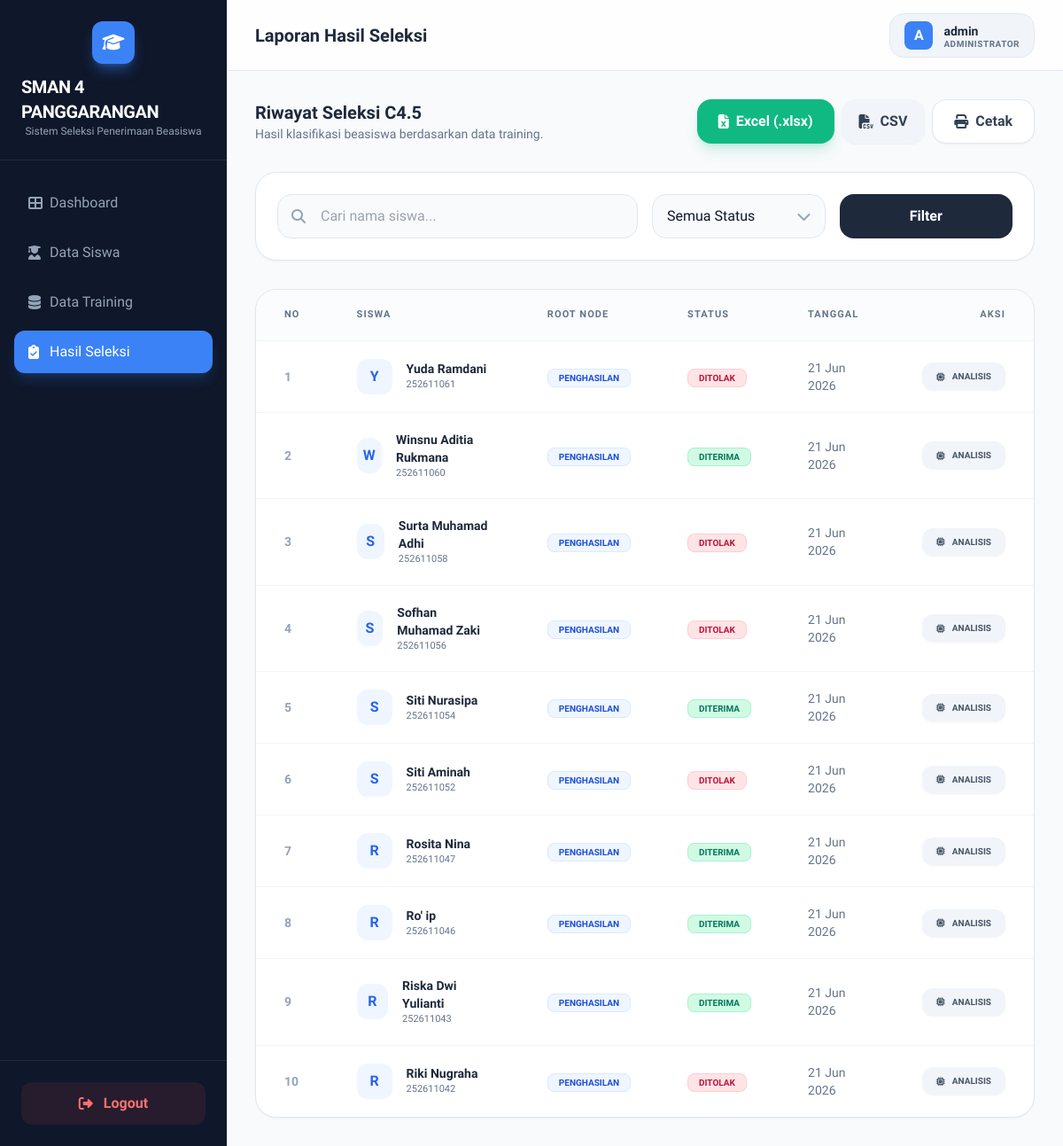
Before: /hasil/ (signed in) with the older database file.
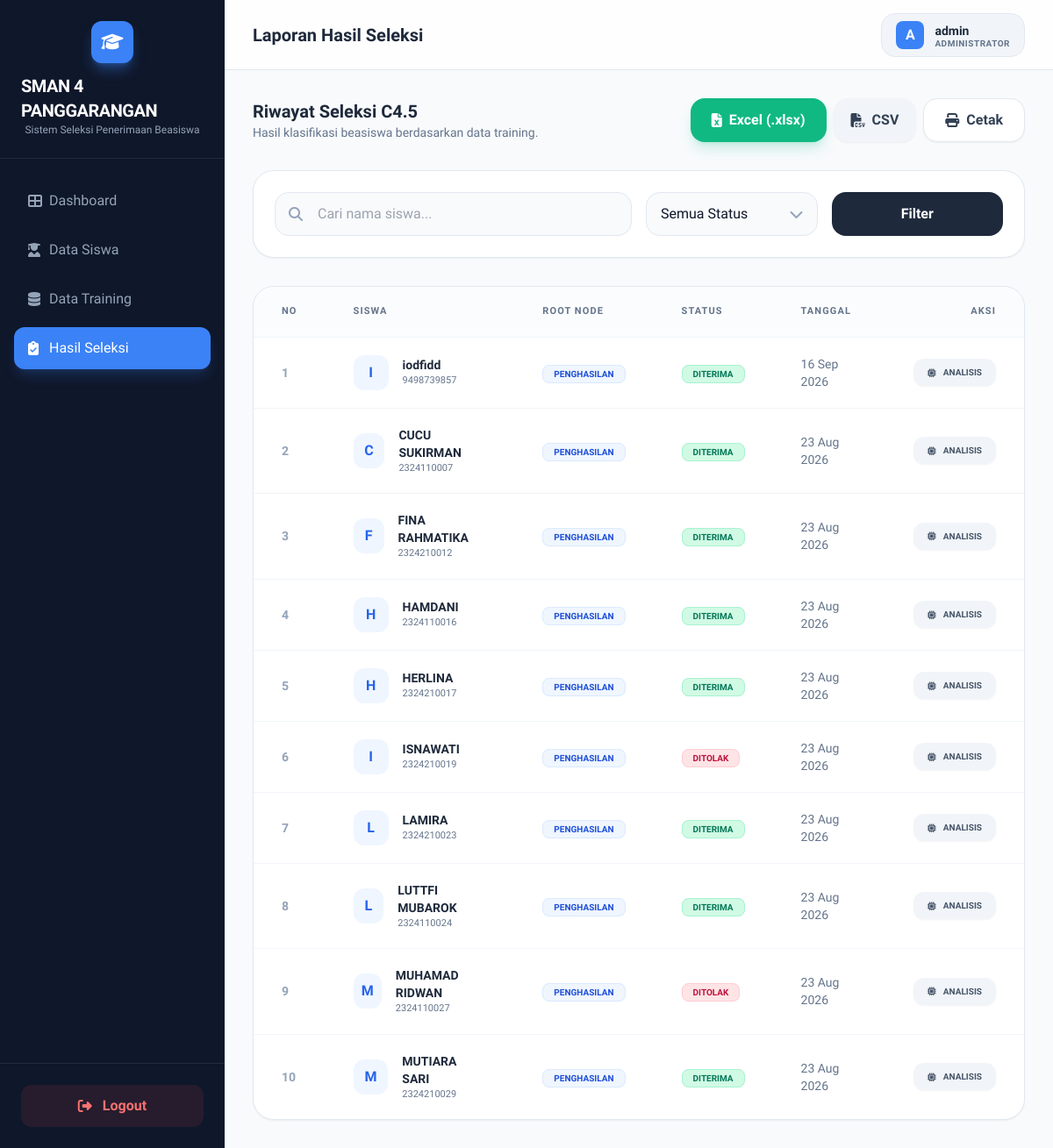
After: the same page with the newer database file.
### beasiswa/models.py (models this page shows, shortened)
class HasilSeleksi(models.Model):
    STATUS_CHOICES = [
        ('Diterima', 'Diterima'),
        ('Ditolak', 'Ditolak'),
    ]
    penilaian = models.OneToOneField(
        PenilaianBeasiswa,
        on_delete=models.CASCADE,
        related_name='hasil_seleksi',
        verbose_name="Penilaian"
    )
    status_seleksi  = models.CharField(max_length=15, choices=STATUS_CHOICES, verbose_name="Status Seleksi")
    entropy_awal    = models.FloatField(verbose_name="Entropy Awal (S)")
    root_node       = models.CharField(max_length=50, verbose_name="Root Node Terpilih")
    rules_json      = models.TextField(verbose_name="Rules Keputusan (JSON)")  # Disimpan sebagai JSON string
    gain_info_json  = models.TextField(verbose_name="Gain per Atribut (JSON)")  # Ringkasan gain tiap atribut
    tanggal_seleksi = models.DateTimeField(default=timezone.now, verbose_name="Tanggal Seleksi")
    keterangan      = models.TextField(blank=True, verbose_name="Keterangan Tambahan")
    class Meta:
        verbose_name        = "Hasil Seleksi"
        verbose_name_plural = "Hasil Seleksi"
        ordering            = ['-tanggal_seleksi']

class PenilaianBeasiswa(models.Model):
    TINGKAT_NILAI_CHOICES = [
        ('Tinggi', 'Tinggi'),
        ('Sedang', 'Sedang'),
        ('Rendah', 'Rendah'),
    ]
    TINGKAT_PRESTASI_CHOICES = [
        ('Tinggi', 'Tinggi (Juara Nasional/Provinsi)'),
        ('Sedang', 'Sedang (Juara Kabupaten/Kota)'),
        ('Rendah', 'Rendah (Tidak Berprestasi)'),
    ]
    KEAKTIFAN_ORG_CHOICES = [
        ('Aktif', 'Aktif'),
        ('Cukup', 'Cukup Aktif'),
        ('Tidak', 'Tidak Aktif'),
    ]
    PENGHASILAN_CHOICES = [
        ('Rendah', 'Rendah (< Rp 2.000.000)'),
        ('Sedang', 'Sedang (Rp 2.000.000 - 4.000.000)'),
        ('Tinggi', 'Tinggi (> Rp 4.000.000)'),
    ]
    STATUS_RUMAH_CHOICES = [
        ('Milik Sendiri', 'Milik Sendiri'),
        ('Sewa', 'Sewa/Kontrak'),
        ('Menumpang', 'Menumpang'),
    ]
    JARAK_RUMAH_CHOICES = [
        ('Dekat', 'Dekat (< 5 km)'),
        ('Sedang', 'Sedang (5 - 15 km)'),
        ('Jauh', 'Jauh (> 15 km)'),
    ]
    siswa = models.OneToOneField(
        Siswa,
        on_delete=models.CASCADE,
        related_name='penilaian',
        verbose_name="Siswa"
    )
    nilai_rata_rata  = models.FloatField(verbose_name="Nilai Rata-rata Rapor")
    ranking_kelas    = models.PositiveIntegerField(verbose_name="Ranking Kelas")
    persentase_hadir = models.FloatField(verbose_name="Persentase Kehadiran (%)")
    kategori_nilai   = models.CharField(
        max_length=10,
        choices=TINGKAT_NILAI_CHOICES,
        blank=True,
        verbose_name="Kategori Nilai"
    )
    tingkat_prestasi   = models.CharField(max_length=10, choices=TINGKAT_PRESTASI_CHOICES, verbose_name="Tingkat Prestasi")
    keaktifan_organisasi = models.CharField(max_length=10, choices=KEAKTIFAN_ORG_CHOICES, verbose_name="Keaktifan Organisasi")
    penghasilan_ortu   = models.BigIntegerField(verbose_name="Penghasilan Orang Tua (Rp)")
    jumlah_tanggungan  = models.PositiveIntegerField(verbose_name="Jumlah Tanggungan Keluarga")
    status_rumah       = models.CharField(max_length=20, choices=STATUS_RUMAH_CHOICES, verbose_name="Status Rumah")
    memiliki_kip       = models.BooleanField(default=False, verbose_name="Memiliki KIP")
    kategori_penghasilan = models.CharField(
        max_length=10,
        choices=PENGHASILAN_CHOICES,
        blank=True,
        verbose_name="Kategori Penghasilan"
    )
    jarak_rumah = models.CharField(max_length=10, choices=JARAK_RUMAH_CHOICES, verbose_name="Jarak Rumah ke Sekolah")
    created_at = models.DateTimeField(auto_now_add=True)
    updated_at = models.DateTimeField(auto_now=True)
    class Meta:
        verbose_name        = "Penilaian Beasiswa"
        verbose_name_plural = "Data Penilaian Beasiswa"
        ordering            = ['-created_at']

class Siswa(models.Model):
    JENIS_KELAMIN_CHOICES = [
        ('L', 'Laki-laki'),
        ('P', 'Perempuan'),
    ]
    KELAS_CHOICES = [
        ('X', 'Kelas X'),
        ('XI', 'Kelas XI'),
        ('XII', 'Kelas XII'),
    ]
    nis        = models.CharField(max_length=20, unique=True, verbose_name="NIS")
    nama       = models.CharField(max_length=100, verbose_name="Nama Siswa")
    kelas      = models.CharField(max_length=5, choices=KELAS_CHOICES, verbose_name="Kelas")
    jenis_kelamin = models.CharField(max_length=1, choices=JENIS_KELAMIN_CHOICES, verbose_name="Jenis Kelamin")
    alamat     = models.TextField(verbose_name="Alamat")
    no_hp      = models.CharField(max_length=15, verbose_name="No. HP")
    created_at = models.DateTimeField(auto_now_add=True, verbose_name="Tanggal Dibuat")
    updated_at = models.DateTimeField(auto_now=True, verbose_name="Terakhir Diubah")
    class Meta:
        verbose_name        = "Siswa"
        verbose_name_plural = "Data Siswa"
        ordering            = ['-created_at']

### beasiswa/views.py (the view)
# urls.py: path('hasil/',views.HasilSeleksiListView.as_view(),name='hasil-list'),
class HasilSeleksiListView(LoginRequiredMixin, ListView):
    model               = HasilSeleksi
    template_name       = 'beasiswa/hasil/list.html'
    context_object_name = 'hasil_list'
    paginate_by         = 10
    login_url           = reverse_lazy('beasiswa:login')
    def get_queryset(self):
        qs     = super().get_queryset().select_related('penilaian__siswa')
        status = self.request.GET.get('status', '')
        query  = self.request.GET.get('q', '').strip()
        if status in ('Diterima', 'Ditolak'):
            qs = qs.filter(status_seleksi=status)
        if query:
            qs = qs.filter(penilaian__siswa__nama__icontains=query)
        return qs
    def get_context_data(self, **kwargs):
        ctx = super().get_context_data(**kwargs)
        ctx['status_filter'] = self.request.GET.get('status', '')
        ctx['query']         = self.request.GET.get('q', '')
        return ctx

### beasiswa/templates/beasiswa/hasil/list.html (shortened to what the changed rows need)
{% extends 'beasiswa/base.html' %}
{% block page_title %}Laporan Hasil Seleksi{% endblock %}
{% block content %}
<div class="bg-white rounded-3xl border border-slate-200 shadow-sm overflow-hidden">
    <div class="overflow-x-auto">
        <table class="w-full text-left">
            <thead>
                <tr class="bg-slate-50/50 text-slate-500 text-[11px] uppercase tracking-widest font-black border-b border-slate-100">
                    <th class="px-8 py-5">No</th>
                    <th class="px-8 py-5">Siswa</th>
                    <th class="px-8 py-5">Root Node</th>
                    <th class="px-8 py-5">Status</th>
                    <th class="px-8 py-5">Tanggal</th>
                    <th class="px-8 py-5 text-right">Aksi</th>
                </tr>
            </thead>
            <tbody class="divide-y divide-slate-100">
                {% for h in hasil_list %}
                <tr class="hover:bg-slate-50/50 transition-colors group">
                    <td class="px-8 py-5 text-sm text-slate-400 font-bold">
                        {{ forloop.counter|add:page_obj.start_index|add:"-1" }}
                    </td>
                    <td class="px-8 py-5">
                        <div class="flex items-center gap-4">
                            <div class="w-10 h-10 rounded-xl bg-blue-50 text-blue-600 flex items-center justify-center font-bold">
                                {{ h.penilaian.siswa.nama|first|upper }}
                            </div>
                            <div>
                                <p class="text-sm font-bold text-slate-800">{{ h.penilaian.siswa.nama }}</p>
                                <p class="text-[11px] text-slate-500 font-medium">{{ h.penilaian.siswa.nis }}</p>
                            </div>
                        </div>
                    </td>
                    <td class="px-8 py-5">
                        <span class="px-3 py-1 bg-blue-50 text-blue-700 text-[10px] font-black uppercase rounded-lg border border-blue-100">{{ h.root_node }}</span>
                    </td>
                    <td class="px-8 py-5">
                        {% if h.status_seleksi == 'Diterima' %}
                        <span class="px-3 py-1 bg-emerald-100 text-emerald-700 text-[10px] font-black uppercase rounded-lg border border-emerald-200">Diterima</span>
                        {% else %}
                        <span class="px-3 py-1 bg-rose-100 text-rose-700 text-[10px] font-black uppercase rounded-lg border border-rose-200">Ditolak</span>
                        {% endif %}
                    </td>
                    <td class="px-8 py-5 text-sm text-slate-500 font-medium">
                        {{ h.tanggal_seleksi|date:"d M Y" }}
                    </td>
                    <td class="px-8 py-5 text-right">
                        <a href="{% url 'beasiswa:hasil-detail' h.pk %}" class="inline-flex items-center gap-2 px-4 py-2 bg-slate-100 text-slate-600 text-[10px] font-black uppercase rounded-xl hover:bg-accent hover:text-white transition-all shadow-sm">
                            <i class="fas fa-microchip"></i>
                            Analisis
                        </a>
                    </td>
                </tr>
                {% empty %}
                <tr>
                    <td colspan="6" class="px-8 py-32 text-center text-slate-400 font-medium italic">
                        Belum ada data hasil seleksi yang diproses.
                    </td>
                </tr>
                {% endfor %}
            </tbody>
        </table>
    </div>
</div>
{% endblock %}

Changed rows visible on the page:
no longer on this page (row unchanged): HasilSeleksi: penilaian.siswa.nama|first "Y", penilaian.siswa.nama "Yuda Ramdani", penilaian.siswa.nis "252611061", root_node "PENGHASILAN", status_seleksi "DITOLAK", tanggal_seleksi "21 Jun 2026"
no longer on this page (row unchanged): HasilSeleksi: penilaian.siswa.nama|first "W", penilaian.siswa.nama "Winsnu Aditia Rukmana", penilaian.siswa.nis "252611060", root_node "PENGHASILAN", status_seleksi "DITERIMA", tanggal_seleksi "21 Jun 2026"
no longer on this page (row unchanged): HasilSeleksi: penilaian.siswa.nama|first "S", penilaian.siswa.nama "Surta Muhamad Adhi", penilaian.siswa.nis "252611058", root_node "PENGHASILAN", status_seleksi "DITOLAK", tanggal_seleksi "21 Jun 2026"
no longer on this page (row unchanged): HasilSeleksi: penilaian.siswa.nama|first "S", penilaian.siswa.nama "Sofhan Muhamad Zaki", penilaian.siswa.nis "252611056", root_node "PENGHASILAN", status_seleksi "DITOLAK", tanggal_seleksi "21 Jun 2026"
no longer on this page (row unchanged): HasilSeleksi: penilaian.siswa.nama|first "S", penilaian.siswa.nama "Siti Nurasipa", penilaian.siswa.nis "252611054", root_node "PENGHASILAN", status_seleksi "DITERIMA", tanggal_seleksi "21 Jun 2026"
no longer on this page (row unchanged): HasilSeleksi: penilaian.siswa.nama|first "S", penilaian.siswa.nama "Siti Aminah", penilaian.siswa.nis "252611052", root_node "PENGHASILAN", status_seleksi "DITOLAK", tanggal_seleksi "21 Jun 2026"
no longer on this page (row unchanged): HasilSeleksi: penilaian.siswa.nama|first "R", penilaian.siswa.nama "Rosita Nina", penilaian.siswa.nis "252611047", root_node "PENGHASILAN", status_seleksi "DITERIMA", tanggal_seleksi "21 Jun 2026"
no longer on this page (row unchanged): HasilSeleksi: penilaian.siswa.nama|first "R", penilaian.siswa.nama "Ro' ip", penilaian.siswa.nis "252611046", root_node "PENGHASILAN", status_seleksi "DITERIMA", tanggal_seleksi "21 Jun 2026"
no longer on this page (row unchanged): HasilSeleksi: penilaian.siswa.nama|first "R", penilaian.siswa.nama "Riska Dwi Yulianti", penilaian.siswa.nis "252611043", root_node "PENGHASILAN", status_seleksi "DITERIMA", tanggal_seleksi "21 Jun 2026"
no longer on this page (row unchanged): HasilSeleksi: penilaian.siswa.nama|first "R", penilaian.siswa.nama "Riki Nugraha", penilaian.siswa.nis "252611042", root_node "PENGHASILAN", status_seleksi "DITOLAK", tanggal_seleksi "21 Jun 2026"
added HasilSeleksi: penilaian.siswa.nama|first "I", penilaian.siswa.nama "iodfidd", penilaian.siswa.nis "9498739857", root_node "PENGHASILAN", status_seleksi "DITERIMA", tanggal_seleksi "16 Sep 2026"
added HasilSeleksi: penilaian.siswa.nama|first "C", penilaian.siswa.nama "CUCU SUKIRMAN", penilaian.siswa.nis "2324110007", root_node "PENGHASILAN", status_seleksi "DITERIMA", tanggal_seleksi "23 Aug 2026"
added HasilSeleksi: penilaian.siswa.nama|first "F", penilaian.siswa.nama "FINA RAHMATIKA", penilaian.siswa.nis "2324210012", root_node "PENGHASILAN", status_seleksi "DITERIMA", tanggal_seleksi "23 Aug 2026"
added HasilSeleksi: penilaian.siswa.nama|first "H", penilaian.siswa.nama "HAMDANI", penilaian.siswa.nis "2324110016", root_node "PENGHASILAN", status_seleksi "DITERIMA", tanggal_seleksi "23 Aug 2026"
added HasilSeleksi: penilaian.siswa.nama|first "H", penilaian.siswa.nama "HERLINA", penilaian.siswa.nis "2324210017", root_node "PENGHASILAN", status_seleksi "DITERIMA", tanggal_seleksi "23 Aug 2026"
added HasilSeleksi: penilaian.siswa.nama|first "I", penilaian.siswa.nama "ISNAWATI", penilaian.siswa.nis "2324210019", root_node "PENGHASILAN", status_seleksi "DITOLAK", tanggal_seleksi "23 Aug 2026"
added HasilSeleksi: penilaian.siswa.nama|first "L", penilaian.siswa.nama "LAMIRA", penilaian.siswa.nis "2324210023", root_node "PENGHASILAN", status_seleksi "DITERIMA", tanggal_seleksi "23 Aug 2026"
added HasilSeleksi: penilaian.siswa.nama|first "L", penilaian.siswa.nama "LUTTFI MUBAROK", penilaian.siswa.nis "2324110024", root_node "PENGHASILAN", status_seleksi "DITERIMA", tanggal_seleksi "23 Aug 2026"
added HasilSeleksi: penilaian.siswa.nama|first "M", penilaian.siswa.nama "MUHAMAD RIDWAN", penilaian.siswa.nis "2324110027", root_node "PENGHASILAN", status_seleksi "DITOLAK", tanggal_seleksi "23 Aug 2026"
added HasilSeleksi: penilaian.siswa.nama|first "M", penilaian.siswa.nama "MUTIARA SARI", penilaian.siswa.nis "2324210029", root_node "PENGHASILAN", status_seleksi "DITERIMA", tanggal_seleksi "23 Aug 2026"
